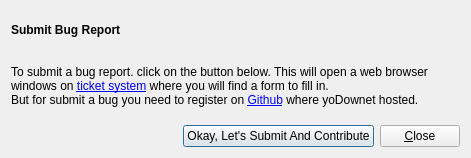
<?xml version="1.0" encoding="UTF-8"?>
<ui version="4.0">
 <class>ReportBugDialog</class>
 <widget class="QDialog" name="ReportBugDialog">
  <property name="geometry">
   <rect>
    <x>0</x>
    <y>0</y>
    <width>471</width>
    <height>158</height>
   </rect>
  </property>
  <property name="windowTitle">
   <string>Submit Bug Report</string>
  </property>
  <layout class="QGridLayout" name="gridLayout">
   <item row="0" column="0" colspan="3">
    <widget class="QLabel" name="descLabel">
     <property name="font">
      <font>
       <weight>50</weight>
       <bold>false</bold>
      </font>
     </property>
     <property name="text">
      <string>&lt;b&gt;Submit Bug Report&lt;/b&gt;&lt;br /&gt;&lt;br /&gt;&lt;br /&gt;
To submit a bug report. click on the button below. This will open a web browser windows on &lt;a href=&quot;https://github.com/Alir3z4/yoDownet/issues&quot;&gt;ticket system&lt;/a&gt; where you will find a form to fill in.&lt;br /&gt;But for submit a bug you need to register on &lt;a href=&quot;https://github.com/Alir3z4/yoDownet&quot;&gt;Github&lt;/a&gt; where yoDownet hosted.
</string>
     </property>
     <property name="textFormat">
      <enum>Qt::AutoText</enum>
     </property>
     <property name="wordWrap">
      <bool>true</bool>
     </property>
    </widget>
   </item>
   <item row="1" column="0">
    <spacer name="horizontalSpacer">
     <property name="orientation">
      <enum>Qt::Horizontal</enum>
     </property>
     <property name="sizeHint" stdset="0">
      <size>
       <width>110</width>
       <height>20</height>
      </size>
     </property>
    </spacer>
   </item>
   <item row="1" column="1">
    <widget class="QPushButton" name="submitButton">
     <property name="text">
      <string>Okay, Let's Submit And Contribute</string>
     </property>
     <property name="icon">
      <iconset theme="tools-report-bug">
       <normaloff/>
      </iconset>
     </property>
    </widget>
   </item>
   <item row="1" column="2">
    <widget class="QPushButton" name="closeButton">
     <property name="text">
      <string>&amp;Close</string>
     </property>
     <property name="icon">
      <iconset theme="dialog-close">
       <normaloff/>
      </iconset>
     </property>
    </widget>
   </item>
  </layout>
 </widget>
 <resources/>
 <connections>
  <connection>
   <sender>closeButton</sender>
   <signal>clicked()</signal>
   <receiver>ReportBugDialog</receiver>
   <slot>reject()</slot>
   <hints>
    <hint type="sourcelabel">
     <x>437</x>
     <y>145</y>
    </hint>
    <hint type="destinationlabel">
     <x>489</x>
     <y>40</y>
    </hint>
   </hints>
  </connection>
 </connections>
</ui>
